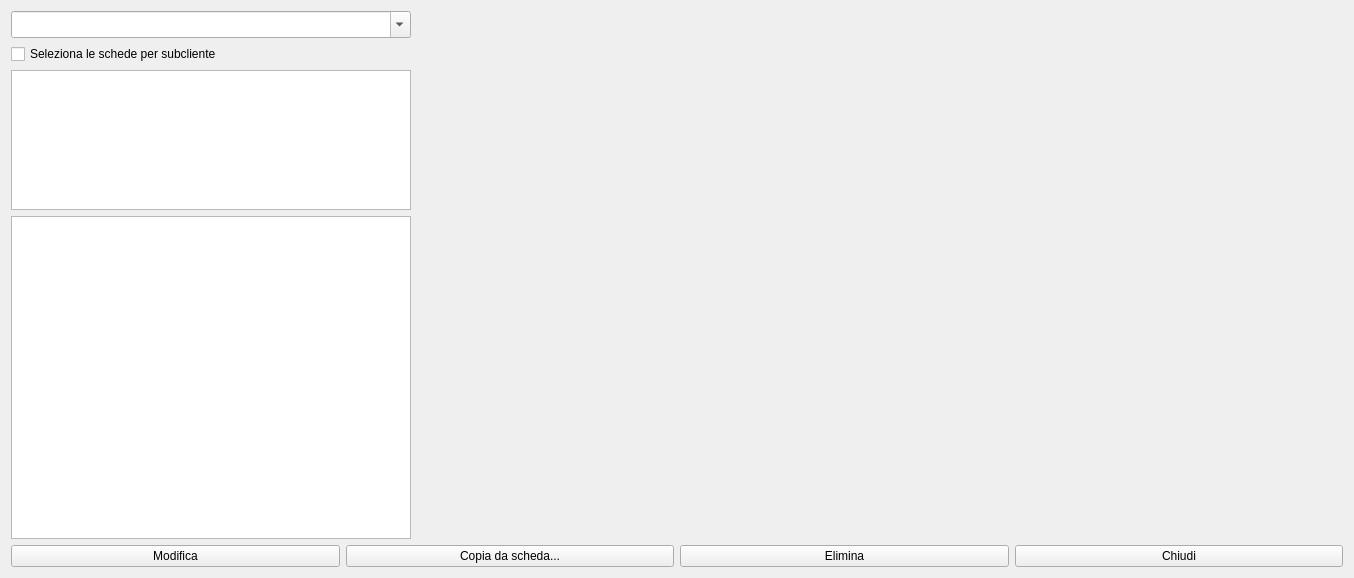
<?xml version="1.0" encoding="UTF-8"?>
<ui version="4.0">
 <class>HSchedeClienti</class>
 <widget class="QWidget" name="HSchedeClienti">
  <property name="windowModality">
   <enum>Qt::ApplicationModal</enum>
  </property>
  <property name="geometry">
   <rect>
    <x>0</x>
    <y>0</y>
    <width>1354</width>
    <height>578</height>
   </rect>
  </property>
  <property name="sizePolicy">
   <sizepolicy hsizetype="MinimumExpanding" vsizetype="Expanding">
    <horstretch>1</horstretch>
    <verstretch>1</verstretch>
   </sizepolicy>
  </property>
  <property name="windowTitle">
   <string>Schede clienti</string>
  </property>
  <property name="windowIcon">
   <iconset resource="icons.qrc">
    <normaloff>:/Resources/Folder.PNG</normaloff>:/Resources/Folder.PNG</iconset>
  </property>
  <layout class="QVBoxLayout" name="verticalLayout_2">
   <item>
    <layout class="QHBoxLayout" name="horizontalLayout">
     <item>
      <layout class="QVBoxLayout" name="verticalLayout">
       <item>
        <widget class="QComboBox" name="comboBox">
         <property name="maximumSize">
          <size>
           <width>400</width>
           <height>16777215</height>
          </size>
         </property>
         <property name="font">
          <font>
           <pointsize>12</pointsize>
          </font>
         </property>
         <property name="editable">
          <bool>true</bool>
         </property>
         <property name="insertPolicy">
          <enum>QComboBox::NoInsert</enum>
         </property>
        </widget>
       </item>
       <item>
        <widget class="QCheckBox" name="cbSelectCriteria">
         <property name="text">
          <string>Seleziona le schede per subcliente</string>
         </property>
        </widget>
       </item>
       <item>
        <widget class="QListView" name="lvSubclienti">
         <property name="maximumSize">
          <size>
           <width>400</width>
           <height>140</height>
          </size>
         </property>
         <property name="font">
          <font>
           <pointsize>12</pointsize>
          </font>
         </property>
        </widget>
       </item>
       <item>
        <widget class="QListView" name="listView">
         <property name="minimumSize">
          <size>
           <width>0</width>
           <height>0</height>
          </size>
         </property>
         <property name="maximumSize">
          <size>
           <width>400</width>
           <height>16777215</height>
          </size>
         </property>
         <property name="font">
          <font>
           <pointsize>12</pointsize>
          </font>
         </property>
         <property name="selectionBehavior">
          <enum>QAbstractItemView::SelectRows</enum>
         </property>
        </widget>
       </item>
      </layout>
     </item>
     <item>
      <widget class="HPrint" name="widget" native="true">
       <property name="sizePolicy">
        <sizepolicy hsizetype="Expanding" vsizetype="Expanding">
         <horstretch>0</horstretch>
         <verstretch>0</verstretch>
        </sizepolicy>
       </property>
       <property name="autoFillBackground">
        <bool>false</bool>
       </property>
      </widget>
     </item>
    </layout>
   </item>
   <item>
    <layout class="QHBoxLayout" name="horizontalLayout_3">
     <item>
      <widget class="QPushButton" name="pushButton_4">
       <property name="text">
        <string>Modifica</string>
       </property>
       <property name="icon">
        <iconset resource="icons.qrc">
         <normaloff>:/Resources/Art-Supplies.PNG</normaloff>:/Resources/Art-Supplies.PNG</iconset>
       </property>
       <property name="iconSize">
        <size>
         <width>32</width>
         <height>32</height>
        </size>
       </property>
      </widget>
     </item>
     <item>
      <widget class="QPushButton" name="btnDup">
       <property name="text">
        <string>Copia da scheda...</string>
       </property>
       <property name="icon">
        <iconset resource="icons.qrc">
         <normaloff>:/Resources/Sheet-Of-Paper.PNG</normaloff>:/Resources/Sheet-Of-Paper.PNG</iconset>
       </property>
       <property name="iconSize">
        <size>
         <width>32</width>
         <height>32</height>
        </size>
       </property>
      </widget>
     </item>
     <item>
      <widget class="QPushButton" name="pushButton_3">
       <property name="text">
        <string>Elimina</string>
       </property>
       <property name="icon">
        <iconset resource="icons.qrc">
         <normaloff>:/Resources/Minus.PNG</normaloff>:/Resources/Minus.PNG</iconset>
       </property>
       <property name="iconSize">
        <size>
         <width>32</width>
         <height>32</height>
        </size>
       </property>
      </widget>
     </item>
     <item>
      <widget class="QPushButton" name="pushButton">
       <property name="text">
        <string>Chiudi</string>
       </property>
       <property name="icon">
        <iconset resource="icons.qrc">
         <normaloff>:/Resources/Actions-window-close-icon.png</normaloff>:/Resources/Actions-window-close-icon.png</iconset>
       </property>
       <property name="iconSize">
        <size>
         <width>32</width>
         <height>32</height>
        </size>
       </property>
      </widget>
     </item>
    </layout>
   </item>
  </layout>
 </widget>
 <customwidgets>
  <customwidget>
   <class>HPrint</class>
   <extends>QWidget</extends>
   <header location="global">hprint.h</header>
   <container>1</container>
  </customwidget>
 </customwidgets>
 <resources>
  <include location="icons.qrc"/>
 </resources>
 <connections>
  <connection>
   <sender>pushButton</sender>
   <signal>clicked()</signal>
   <receiver>HSchedeClienti</receiver>
   <slot>close()</slot>
   <hints>
    <hint type="sourcelabel">
     <x>676</x>
     <y>547</y>
    </hint>
    <hint type="destinationlabel">
     <x>676</x>
     <y>288</y>
    </hint>
   </hints>
  </connection>
 </connections>
</ui>
